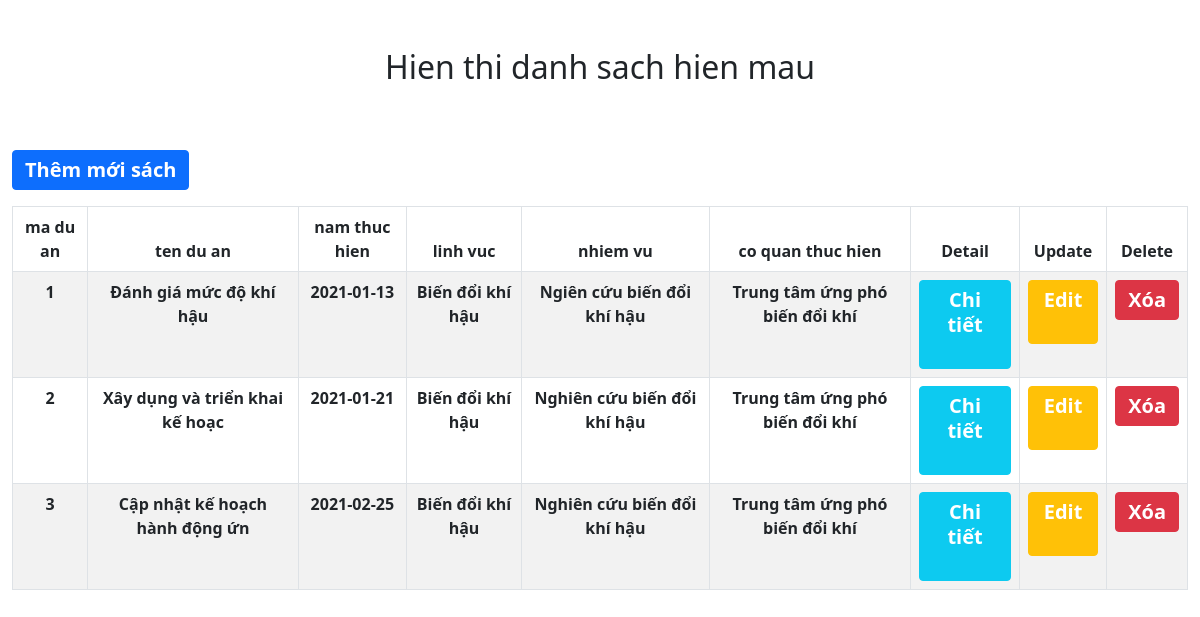
The page / on the database its author committed.
### tables this page shows
CREATE TABLE `duan` (
  `maduan` int(11) NOT NULL,
  `tenduan` varchar(150) NOT NULL,
  `namthuchien` date NOT NULL,
  `linhvuc` varchar(150) NOT NULL,
  `nhiemvu` varchar(150) NOT NULL,
  `coquanthuchien` varchar(150) NOT NULL
);

### src/controller/ManageController.php (called while the page is built, shortened)
<?php
    require_once 'src/models/ManageModels.php';
    class ManageController {
        public function index() {
            $blood = new Blood();
            $bloods = $blood->indexABC();
            require_once 'src/views/manage/index.php';
        }
    }
?>

### index.php (called while the page is built, shortened)
<?php
$action = isset($_GET['action']) ? $_GET['action'] : 'index';
$object = new $classController();
    $object->$action();
?>

### src/models/ManageModels.php (called while the page is built, shortened)
<?php
    class Blood {
        public function connectDb() {
            $connection = mysqli_connect(DB_HOST,
                DB_USERNAME, DB_PASSWORD, DB_NAME);
            return $connection;
        }
        public function indexABC() {
            $connection = $this->connectDb();
            $querySelect = "SELECT * FROM duan";
            $results = mysqli_query($connection, $querySelect);
            $bloods = [];
            if (mysqli_num_rows($results) > 0) {
                $bloods = mysqli_fetch_all($results, MYSQLI_ASSOC);
            }
            return $bloods;
        }
    }
 ?>

### src/views/manage/index.php (the view, shortened to what this page needs)
<!DOCTYPE html>
<html lang="en">
<head>
    <link href="https://cdn.jsdelivr.net/npm/bootstrap@5.0.2/dist/css/bootstrap.min.css" rel="stylesheet">
</head>
<body>
<div class="container-fluid" style="max-width: 1520px;margin: 0 auto;">
    <h2 class="text-center my-5">Hien thi danh sach hien mau</h2>
   <button class="btn btn-primary my-3">
   <a href="index.php?controller=manage&action=add">
        Thêm mới sách
    </a>
   </button>
    <table id="recordListing" class="table text-center table-bordered table-striped">
        <thead>
            <tr>
                <th>ma du an</th>
                <th>ten du an </th>
                <th>nam thuc hien</th>
                <th>linh vuc</th>
                <th>nhiem vu</th>
                <th>co quan thuc hien</th>
                <th>Detail</th>
                <th>Update</th>
                <th>Delete</th>
            </tr>
        </thead>
        <tbody>
            <?php if (!empty($bloods)): ?>
                <?php foreach ($bloods AS $blood) : ?>
                    <?php
                    $urlDetail =
                        "index.php?controller=manage&action=detail&id=" . $blood['maduan'];
                    $urlEdit =
                        "index.php?controller=manage&action=edit&id=" . $blood['maduan'];
                    $urlDelete =
                        "index.php?controller=manage&action=delete&id=" . $blood['maduan'];
                    ?>
                    <tr>
                        <td style="font-weight: 600"><?php echo $blood['maduan'] ?></td>
                        <td style="font-weight: 600"><?php echo $blood['tenduan'] ?></td>
                        <td style="font-weight: 600"><?php echo $blood['namthuchien'] ?></td>
                        <td style="font-weight: 600"><?php echo $blood['linhvuc'] ?></td>
                        <td style="font-weight: 600"><?php echo $blood['nhiemvu'] ?></td>
                        <td style="font-weight: 600"><?php echo $blood['coquanthuchien'] ?></td>
                        <td>
                            <button type="button" class="btn btn-info">
                                <a  href="<?php echo $urlDetail?>">Chi tiết</a> &nbsp;
                            </button>
                        </td>
                        <td>
                            <button class="btn btn-warning">
                                    <a href="<?php echo $urlEdit?>">Edit</a> &nbsp;
                            </button>
                        </td>
                        <td>
                        <button class="btn btn-danger">
                            <a onclick="return confirm('Bạn chắc chắn muốn xóa?')"
                            href="<?php echo $urlDelete?>">
                                Xóa
                            </a>
                            </button>
                        </td>
                    </tr>
                <?php endforeach; ?>
            <?php else: ?>
        <tr>
            <td colspan="2">KHông có dữ liệu</td>
        </tr>
        <?php endif; ?>
        </tbody>
    </table>
</div>
</body>
</html>

### src/views/manage/index.php (style rules this page uses)
a { display: inline-block; text-decoration: none; font-size: 20px; font-weight: bold; line-height: 25px; color: #ffff; }

### rows shown on the page
duan: maduan "1", tenduan "Đánh giá mức độ khí hậu", namthuchien "2021-01-13", linhvuc "Biến đổi khí hậu", nhiemvu "Ngiên cứu biến đổi khí hậu", coquanthuchien "Trung tâm ứng phó biến đổi khí"
duan: maduan "2", tenduan "Xây dụng và triển khai kế hoạc", namthuchien "2021-01-21", linhvuc "Biến đổi khí hậu", nhiemvu "Nghiên cứu biến đổi khí hậu", coquanthuchien "Trung tâm ứng phó biến đổi khí"
duan: maduan "3", tenduan "Cập nhật kế hoạch hành động ứn", namthuchien "2021-02-25", linhvuc "Biến đổi khí hậu", nhiemvu "Nghiên cứu biến đổi khí hậu", coquanthuchien "Trung tâm ứng phó biến đổi khí"
